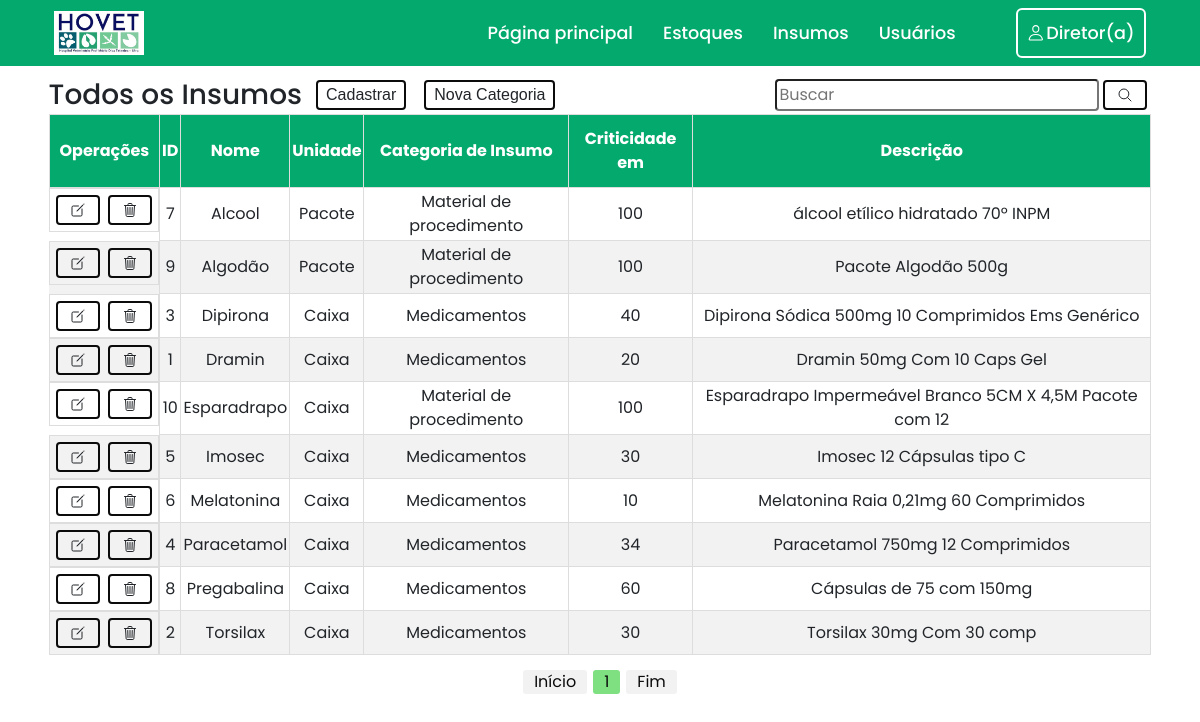
Screenshot of /painel-adm/index.php?menuop=insumos (signed in) with the database file from the repository.
### tables this page shows
create table insumos(
	insumos_id int primary key auto_increment,
    insumos_nome varchar(256) not null,
    insumos_unidade varchar(150) not null,
    insumos_descricao varchar(256) not null,
    insumos_qtd_critica int not null,
    insumos_tipo_insumos_id int not null,
    foreign key(insumos_tipo_insumos_id) references tipos_insumos(tipos_insumos_id)
);

create table tipos_insumos (
	tipos_insumos_id int primary key auto_increment,
    tipos_insumos_tipo varchar(100) not null);

### painel-adm/insumos/painel_insumos.php (the view, shortened to what this page needs)
<section class="painel_insumos">
    <div class="container">
        <div class="menu_header">
            <div class="menu_user">
                <h3>Todos os Insumos</h3>
                <a href="index.php?menuop=cadastro_insumo" id="operacao_cadastro">
                    <button class="btn">Cadastrar</button>
                </a>
                <a href="index.php?menuop=cadastro_categoria_insumo" id="operacao_cadastro">
                    <button class="btn">Nova Categoria</button>
                </a>
            </div>
            <div>
                <form action="index.php?menuop=insumos" method="post" class="form_buscar">
                    <input type="text" name="txt_pesquisa_insumos" placeholder="Buscar">
                    <button type="submit" class="btn">
                        <span class="icon">
                            <ion-icon name="search-outline"></ion-icon>
                        </span>
                    </button>
                </form>
            </div>
        </div>
        <div class="tabelas">
            <table id="tabela_listar">
                <thead>
                    <tr class="tabela_dados">
                        <th id="th_operacoes_editar_deletar">Operações</th>
                        <th>ID</th>
                        <th>Nome</th>
                        <th>Unidade</th>
                        <th>Categoria de Insumo</th>
                        <th>Criticidade em</th>
                        <th>Descrição</th>
                    </tr>
                </thead>
                <tbody>
                    <?php
                        $quantidade_registros_insumos = 10;
                        $pagina_insumos = (isset($_GET['pagina_insumos']))?(int)$_GET['pagina_insumos']:1;
                        $inicio_insumos = ($quantidade_registros_insumos * $pagina_insumos) - $quantidade_registros_insumos;
                        $txt_pesquisa_insumos = (isset($_POST["txt_pesquisa_insumos"]))?$_POST["txt_pesquisa_insumos"]:"";
                        $sql = "SELECT
                                i.insumos_id,
                                i.insumos_nome,
                                i.insumos_unidade,
                                i.insumos_descricao,
                                t.tipos_insumos_tipo,
                                i.insumos_qtd_critica
                                FROM insumos AS i
                                INNER JOIN tipos_insumos AS t
                                on i.insumos_tipo_insumos_id = t.tipos_insumos_id
                                WHERE
                                    i.insumos_id='{$txt_pesquisa_insumos}' or
                                    i.insumos_nome LIKE '%{$txt_pesquisa_insumos}%' or
                                    t.tipos_insumos_tipo LIKE '%{$txt_pesquisa_insumos}%' or
                                    i.insumos_unidade LIKE '%{$txt_pesquisa_insumos}%' or
                                    i.insumos_descricao LIKE '%{$txt_pesquisa_insumos}%'
                                    ORDER BY insumos_nome ASC
                                    LIMIT $inicio_insumos,$quantidade_registros_insumos";
                        $rs = mysqli_query($conexao,$sql) or die("Erro ao executar a consulta! " . mysqli_error($conexao));
                        while($dados = mysqli_fetch_assoc($rs)){
                    ?>
                    <tr class="tabela_dados">
                        <td class="operacoes" id="td_operacoes_editar_deletar">
                            <a href="index.php?menuop=editar_insumo&idInsumo=<?=$dados["insumos_id"]?>" class="confirmaEdit">
                                <button class="btn">
                                    <span class="icon">
                                        <ion-icon name="create-outline"></ion-icon>
                                    </span>
                                </button>
                            </a>
                            <a href="index.php?menuop=excluir_insumo&idInsumo=<?=$dados["insumos_id"]?>" class="confirmaDelete">
                                <button class="btn">
                                    <span class="icon">
                                        <ion-icon name="trash-outline"></ion-icon>
                                    </span>
                                </button>
                            </a>
                        </td>
                        <td><?=$dados["insumos_id"]?></td>
                        <td><?=$dados["insumos_nome"]?></td>
                        <td><?=$dados["insumos_unidade"]?></td>
                        <td><?=$dados["tipos_insumos_tipo"]?></td>
                        <td><?=$dados["insumos_qtd_critica"]?></td>
                        <td><?=$dados["insumos_descricao"]?></td>
                    </tr>
                    <?php
                        }
                    ?>
                </tbody>
            </table>
        </div>
            <div class="paginacao">
                <?php
                    $sqlTotalInsumos = "SELECT insumos_id FROM insumos";
                    $queryTotalInsumos = mysqli_query($conexao,$sqlTotalInsumos) or die(mysqli_error($conexao));
                    $numTotalInsumos = mysqli_num_rows($queryTotalInsumos);
                    $totalPaginasInsumos = ceil($numTotalInsumos/$quantidade_registros_insumos);
                    echo "<a href=\"?menuop=insumos&pagina_insumos=1\">Início</a> ";
                        ?>
                        <?php
                    for($i=1;$i<=$totalPaginasInsumos;$i++){
                        if ($i >= ($pagina_insumos) && $i <= ($pagina_insumos+5)) {
                            if ($i==$pagina_insumos) {
                                echo "<span>$i</span>";
                            } else {
                                echo " <a href=\"?menuop=insumos&pagina_insumos=$i\">$i</a> ";
                            }
                        }
                    }
                        ?>
                        <?php
                    echo " <a href=\"?menuop=insumos&pagina_insumos=$totalPaginasInsumos\">Fim</a>";
                ?>
            </div>
    </div>
</section>

### painel-adm/index.php (shortened to what this page needs)
<?php
include_once("../db/connect.php");
?>
<!DOCTYPE html>
<html lang="pt-br">
<head>
    <link rel="stylesheet" href="https://cdn.jsdelivr.net/npm/bootstrap@4.6.2/dist/css/bootstrap.min.css"
>
    <link rel="stylesheet" href="../css/style_personalizado.css">
</head>
<body>
    <nav class="navbar">
        <div class="container navbar-header">
            <div class="logo">
                <a href="index.php?menuop=pagina_principal">
                    <img class="float-left" src="../img/logo_hovet.jpg">
                </a>
            </div>
            <div class="menu_op_adm">
                <div class="dropdown">
                    <a href="#">Página principal</a>
                </div>
                <div class="dropdown">
                    <a href="index.php?menuop=estoques">Estoques</a>
                </div>
                <div class="dropdown">
                    <a href="#">Insumos</a>
                </div>
                <div class="dropdown">
                    <a href="#">Usuários</a>
                </div>
                <div class="login_user">
                    <div class="dropdown">
                        <span class="icon">
                            <ion-icon name="person-outline"></ion-icon>
                            <?php echo $_SESSION['usuario_primeiro_nome'];?>
                        </span>
                    </div>
                </div>
            </div>
        </div>
    </nav>
    <main>
        <?php
            $menuop = (isset($_GET["menuop"]))?$_GET["menuop"]:"pagina_principal";
            switch ($menuop) {
                case 'insumos':
                    include_once("insumos/painel_insumos.php");
                    break;
            }
        ?>
    </main>
</body>
</html>

### css/style_personalizado.css (style rules this page uses)
* { margin: 0; padding: 0; box-sizing: border-box; font-family: 'Poppins', sans-serif; }
*, *:before, *:after { box-sizing: border-box; }
.navbar { background-color: #04AA6D !important; }
.navbar img { width: 90px; }
.navbar a { color: #071e51; font-size: 15px; }
.container { display: flex; justify-content: center; flex-direction: column; }
.container.navbar-header { flex-direction: row; }
@media (min-width: 1200px) { .container { max-width: 96% !important; } }
.menu_user { display: flex; gap: 10px; align-items: center; }
.menu_user > h3 { margin-bottom: 0; }
.dropdown { position: relative; display: inline-block; }
#tabela_listar { font-family: Arial, Helvetica, sans-serif; border-collapse: collapse; width: 100%; }
#tabela_listar td, #tabela_listar th { border: 1px solid #ddd; padding: 2px; }
#tabela_listar tr:nth-child(even) { background-color: #f2f2f2; }
#tabela_listar th { padding-top: 12px; padding-bottom: 12px; text-align: center; background-color: #04AA6D; color: white; }
#tabela_listar td { text-align: center; }
.menu_header { display: flex; align-items: center; justify-content: space-between; }
.menu_op_adm { display: flex; align-items: center; gap: 30px; margin-bottom: 0; }
.menu_op_adm a { position: relative; font-size: 1.1em; color: #fff; text-decoration: none; font-weight: 500; }
.menu_op_adm a::after { content: ''; position: absolute; left: 0; bottom: -3px; width: 100%; height: 3px; background: #fff; border-radius: 5px; transform-origin: right; transform: scaleX(0); transition: transform .5s; color: #0B0B0B; }
.login_user { display: flex; align-items: center; justify-content: center; }
.menu_op_adm .login_user { width: 130px; height: 50px; background: transparent; border: 2px solid #fff; outline: none; border-radius: 6px; cursor: pointer; font-size: 1.1em; color: #fff; font-weight: 500; margin-left: 30px; transition: .5s; }
main { padding: 10px; }
button.btn { background: none; border: 2px solid #0B0B0B; font-family: "montserrat", sans-serif; padding: 1px 8px; min-width: 20px; margin: 4px; cursor: pointer; transition: color 0.4s linear; position: relative; }
button.btn::before { content: ""; position: absolute; left: 0; top: 0; width: 100%; height: 100%; background: #04AA6D; z-index: -1; transition: transform 0.5s; transform-origin: 0 0; transition-timing-function: cubic-bezier(0.5,1.6,0.4,0.7); }
button.btn::before { transform: scaleX(0); }
span.icon { display: flex; gap: 2px; align-items: center; padding: 4px; }
td.operacoes { display: flex; justify-content: center; }
.form_buscar { display: flex; align-items: center; }
.form_buscar input { padding: 2px; border-radius: .25em; }
.tabelas { display: flex; }
.paginacao { display: flex; gap: 6px; margin-top: 15px; justify-content: center; }
.paginacao a { color: #0B0B0B; background-color: #f2f2f2; border-radius: 3px; padding: 0 11px; }
.paginacao > span { color: #0B0B0B; background-color: #7EE081; border-radius: 3px; padding: 0 11px; }

### rows the page displays
insumos: insumos_id "7", insumos_nome "Alcool", insumos_unidade "Pacote", insumos_tipo_insumos.tipos_insumos_tipo "Material de procedimento", insumos_qtd_critica "100", insumos_descricao "álcool etílico hidratado 70º INPM"
insumos: insumos_id "9", insumos_nome "Algodão", insumos_unidade "Pacote", insumos_tipo_insumos.tipos_insumos_tipo "Material de procedimento", insumos_qtd_critica "100", insumos_descricao "Pacote Algodão 500g"
insumos: insumos_id "3", insumos_nome "Dipirona", insumos_unidade "Caixa", insumos_tipo_insumos.tipos_insumos_tipo "Medicamentos", insumos_qtd_critica "40", insumos_descricao "Dipirona Sódica 500mg 10 Comprimidos Ems Genérico"
insumos: insumos_id "1", insumos_nome "Dramin", insumos_unidade "Caixa", insumos_tipo_insumos.tipos_insumos_tipo "Medicamentos", insumos_qtd_critica "20", insumos_descricao "Dramin 50mg Com 10 Caps Gel"
insumos: insumos_id "10", insumos_nome "Esparadrapo", insumos_unidade "Caixa", insumos_tipo_insumos.tipos_insumos_tipo "Material de procedimento", insumos_qtd_critica "100", insumos_descricao "Esparadrapo Impermeável Branco 5CM X 4,5M Pacote com 12"
insumos: insumos_id "5", insumos_nome "Imosec", insumos_unidade "Caixa", insumos_tipo_insumos.tipos_insumos_tipo "Medicamentos", insumos_qtd_critica "30", insumos_descricao "Imosec 12 Cápsulas tipo C"
insumos: insumos_id "6", insumos_nome "Melatonina", insumos_unidade "Caixa", insumos_tipo_insumos.tipos_insumos_tipo "Medicamentos", insumos_qtd_critica "10", insumos_descricao "Melatonina Raia 0,21mg 60 Comprimidos"
insumos: insumos_id "4", insumos_nome "Paracetamol", insumos_unidade "Caixa", insumos_tipo_insumos.tipos_insumos_tipo "Medicamentos", insumos_qtd_critica "34", insumos_descricao "Paracetamol 750mg 12 Comprimidos"
insumos: insumos_id "8", insumos_nome "Pregabalina", insumos_unidade "Caixa", insumos_tipo_insumos.tipos_insumos_tipo "Medicamentos", insumos_qtd_critica "60", insumos_descricao "Cápsulas de 75 com 150mg"
insumos: insumos_id "2", insumos_nome "Torsilax", insumos_unidade "Caixa", insumos_tipo_insumos.tipos_insumos_tipo "Medicamentos", insumos_qtd_critica "30", insumos_descricao "Torsilax 30mg Com 30 comp"

### other values shown
$_SESSION['usuario_primeiro_nome'] "Diretor(a)"
